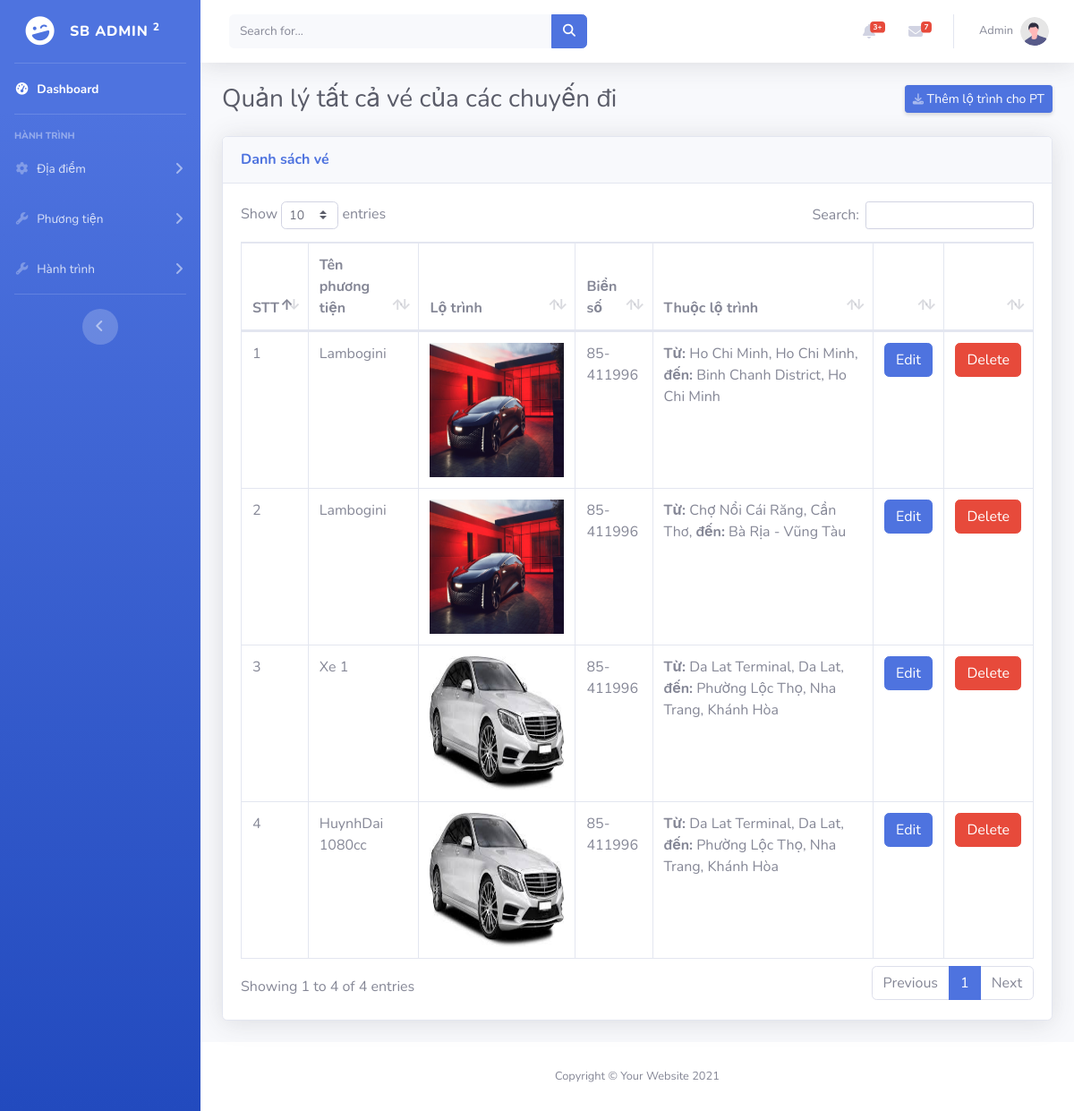
The app's page /admin_jimmychou/list_mission.php (signed in) with its own data.
### tables this page shows
CREATE TABLE `misstion_vehicle` (
  `id` int(11) NOT NULL,
  `vehicle_id` int(11) NOT NULL,
  `location_id` int(11) NOT NULL
);

CREATE TABLE `vehicle` (
  `id` int(11) NOT NULL,
  `name` text NOT NULL,
  `image` text NOT NULL,
  `license_plate` text NOT NULL,
  `seat` int(11) NOT NULL,
  `floor` int(11) NOT NULL,
  `agency_id` int(11) NOT NULL
);

CREATE TABLE `location` (
  `id` int(11) NOT NULL,
  `location_pick` text NOT NULL,
  `location_drop` text NOT NULL,
  `status` tinyint(1) NOT NULL DEFAULT 1
);

### model/database.php (called while the page is built, shortened)
<?php
class Database
{
    public static $connection = NULL;
    public function __construct()
    {
        if(!self::$connection) {
            self::$connection = new mysqli(DB_HOST, DB_USER, DB_PASSWORD, DB_NAME, PORT);
            self::$connection->set_charset('utf8mb4');
        }
        return self::$connection;
    }
    public function select($sql)
    {
        $sql->execute();
        $items = $sql->get_result()->fetch_all(MYSQLI_ASSOC);
        return $items;
    }
}

### model/mission_vehicle.php (called while the page is built, shortened)
<?php
require_once "database.php";
class MissionVehicle extends Database{
    function getAllMission(){
        $sql = parent::$connection->prepare("SELECT *,misstion_vehicle.id as mission_id, location.id as ID_location, vehicle.id as ID_vehicle FROM `misstion_vehicle` INNER JOIN vehicle on misstion_vehicle.vehicle_id = vehicle.id INNER JOIN location ON location.id = misstion_vehicle.location_id order by misstion_vehicle.id desc");
        return parent::select($sql);
    }
}

### admin_jimmychou/list_mission.php (the view, shortened to what this page needs)
<?php
include "./header.php";
require_once "../model/location.php";
require_once "../model/mission_vehicle.php";
$mission = new MissionVehicle();
$getAllMission = $mission->getAllMission();
?>
            <div class="container-fluid">
                <div class="d-sm-flex align-items-center justify-content-between mb-4">
                    <h1 class="h3 mb-0 text-gray-800">Quản lý tất cả vé của các chuyến đi</h1></h1>
                    <a id="myBtn" class="d-none d-sm-inline-block btn btn-sm btn-primary shadow-sm"><i class="fas fa-download fa-sm text-white-50"></i> Thêm lộ trình cho PT</a>
                </div>
                <div class="card shadow mb-4">
                    <div class="card-header py-3">
                        <h6 class="m-0 font-weight-bold text-primary">Danh sách vé</h6>
                    </div>
                    <div class="card-body">
                        <div class="table-responsive">
                            <table class="table table-bordered" id="dataTable" width="100%" cellspacing="0">
                                <thead>
                                    <tr>
                                        <th width="5%">STT</th>
                                        <th>Tên phương tiện</th>
                                        <th>Lộ trình</th>
                                        <th>Biển số</th>
                                        <th>Thuộc lộ trình</th>
                                        <th width="5%"></th>
                                        <th width="5%"></th>
                                    </tr>
                                </thead>
                                <tbody>
                                    <?php
                                    $count = 1;
                                    foreach($getAllMission as $item){ ?>
                                        <tr>
                                            <td><?=$count++?></td>
                                            <td><?=$item['name']?></td>
                                            <td>
                                                <img height="150px" width="150px" src="<?=$urlImg?>/images/vehicle/<?=$item['image']?>" alt="Img Product">
                                            </td>
                                            <td><?=$item['license_plate']?></td>
                                            <td><b>Từ:</b> <?=$item['location_pick']?>, <b>đến:</b>  <?=$item['location_drop']?></td>
                                            <td><a href="./edit_mission.php?id=<?=$item['mission_id']?>" class="btn btn-primary btnEdit">Edit</a></td>
                                            <td><a onclick="if(CheckForm() == false) return false" href="action/mission/delete_mission.php?id=<?=$item['mission_id']?>" class="btn btn-danger">Delete</a></td>
                                        </tr>
                                    <?php } ?>
                                </tbody>
                            </table>
                        </div>
                    </div>
                </div>
            </div>
<?php
include "./footer.php";
?>

### admin_jimmychou/header.php (shortened to what this page needs)
<?php
require_once JPATH_BASE . "../../model/database.php";
if (!isset($_SESSION['admin'])) {
    header('location: ./login.php');
} else {
    $current_user = $_SESSION['admin'];
}
$urlImg =  '../jimmy_chou';
?>
<!DOCTYPE html>
<html lang="en">
<head>
    <link href="public/vendor/fontawesome-free/css/all.min.css" rel="stylesheet" type="text/css">
    <link rel="stylesheet" href="https://cdn.jsdelivr.net/npm/bootstrap-select@1.13.14/dist/css/bootstrap-select.min.css">
    <link href='https://unpkg.com/boxicons@2.1.4/css/boxicons.min.css' rel='stylesheet'>
    <link rel="stylesheet" href="./public/css/bootstrap-datepicker.css">
    <link rel="stylesheet" href="./public/css/jquery.timepicker.css">
    <link href="https://cdnjs.cloudflare.com/ajax/libs/font-awesome/6.4.0/css/all.min.css" rel="stylesheet">
    <link href="public/css/sb-admin-2.min.css" rel="stylesheet">
    <link href="public/vendor/datatables/dataTables.bootstrap4.min.css" rel="stylesheet">
    <link href="public/css/sb-admin-2.css" rel="stylesheet">
    <link href="public/css/style.css" rel="stylesheet">
</head>
<body id="page-top">
    <div id="wrapper">
        <ul class="navbar-nav bg-gradient-primary sidebar sidebar-dark accordion" id="accordionSidebar">
            <a class="sidebar-brand d-flex align-items-center justify-content-center" href="index.html">
                <div class="sidebar-brand-icon rotate-n-15">
                    <i class="fas fa-laugh-wink"></i>
                </div>
                <div class="sidebar-brand-text mx-3">SB Admin <sup>2</sup></div>
            </a>
            <hr class="sidebar-divider my-0">
            <li class="nav-item active">
                <a class="nav-link" href="index.php">
                    <i class="fas fa-fw fa-tachometer-alt"></i>
                    <span>Dashboard</span></a>
            </li>
            <hr class="sidebar-divider">
            <div class="sidebar-heading">
            Hành trình
            </div>
            <li class="nav-item">
                <a class="nav-link collapsed" href="#" data-toggle="collapse" data-target="#collapseTwo"
                    aria-expanded="true" aria-controls="collapseTwo">
                    <i class="fas fa-fw fa-cog"></i>
                    <span>Địa điểm </span>
                </a>
            </li>
            <li class="nav-item">
                <a class="nav-link collapsed" href="#" data-toggle="collapse" data-target="#collapseUtilities"
                    aria-expanded="true" aria-controls="collapseUtilities">
                    <i class="fas fa-fw fa-wrench"></i>
                    <span>Phương tiện</span>
                </a>
            </li>
            <li class="nav-item">
                <a class="nav-link collapsed" href="#" data-toggle="collapse" data-target="#hanh_trinh"
                    aria-expanded="true" aria-controls="hanh_trinh">
                    <i class="fas fa-fw fa-wrench"></i>
                    <span>Hành trình</span>
                </a>
            </li>
            <hr class="sidebar-divider d-none d-md-block">
            <div class="text-center d-none d-md-inline">
                <button class="rounded-circle border-0" id="sidebarToggle"></button>
            </div>
        </ul>
        <div id="content-wrapper" class="d-flex flex-column">
            <div id="content">
                <nav class="navbar navbar-expand navbar-light bg-white topbar mb-4 static-top shadow">
                    <form
                        class="d-none d-sm-inline-block form-inline mr-auto ml-md-3 my-2 my-md-0 mw-100 navbar-search">
                        <div class="input-group">
                            <input type="text" class="form-control bg-light border-0 small" placeholder="Search for..."
                                aria-label="Search" aria-describedby="basic-addon2">
                            <div class="input-group-append">
                                <button class="btn btn-primary" type="button">
                                    <i class="fas fa-search fa-sm"></i>
                                </button>
                            </div>
                        </div>
                    </form>
                    <ul class="navbar-nav ml-auto">
                        <li class="nav-item dropdown no-arrow mx-1">
                            <a class="nav-link dropdown-toggle" href="#" id="alertsDropdown" role="button"
                                data-toggle="dropdown" aria-haspopup="true" aria-expanded="false">
                                <i class="fas fa-bell fa-fw"></i>
                                <span class="badge badge-danger badge-counter">3+</span>
                            </a>
                        </li>
                        <li class="nav-item dropdown no-arrow mx-1">
                            <a class="nav-link dropdown-toggle" href="#" id="messagesDropdown" role="button"
                                data-toggle="dropdown" aria-haspopup="true" aria-expanded="false">
                                <i class="fas fa-envelope fa-fw"></i>
                                <span class="badge badge-danger badge-counter">7</span>
                            </a>
                        </li>
                        <li class="nav-item dropdown no-arrow">
                            <a class="nav-link dropdown-toggle" href="#" id="userDropdown" role="button"
                                data-toggle="dropdown" aria-haspopup="true" aria-expanded="false">
                                <span class="mr-2 d-none d-lg-inline text-gray-600 small"><?=$current_user['name']?></span>
                                <img class="img-profile rounded-circle"
                                    src="img/undraw_profile.svg">
                            </a>
                        </li>
                    </ul>
                </nav>

### admin_jimmychou/footer.php (shortened to what this page needs)
</div>
<footer class="sticky-footer bg-white">
    <div class="container my-auto">
        <div class="copyright text-center my-auto">
            <span>Copyright &copy; Your Website 2021</span>
        </div>
    </div>
</footer>
</div>
</div>
</body>
</html>

### records on screen
misstion_vehicle: vehicle.name "Lambogini", vehicle.image (picture), vehicle.license_plate "85-411996", location.location_pick "Ho Chi Minh, Ho Chi Minh", location.location_drop "Binh Chanh District, Ho Chi Minh"
misstion_vehicle: vehicle.name "Lambogini", vehicle.image (picture), vehicle.license_plate "85-411996", location.location_pick "Chợ Nổi Cái Răng, Cần Thơ", location.location_drop "Bà Rịa - Vũng Tàu"
misstion_vehicle: vehicle.name "Xe 1", vehicle.image (picture), vehicle.license_plate "85-411996", location.location_pick "Da Lat Terminal, Da Lat", location.location_drop "Phường Lộc Thọ, Nha Trang, Khánh Hòa"
misstion_vehicle: vehicle.name "HuynhDai 1080cc", vehicle.image (picture), vehicle.license_plate "85-411996", location.location_pick "Da Lat Terminal, Da Lat", location.location_drop "Phường Lộc Thọ, Nha Trang, Khánh Hòa"

### other values on screen
$current_user['name'] "Admin"
